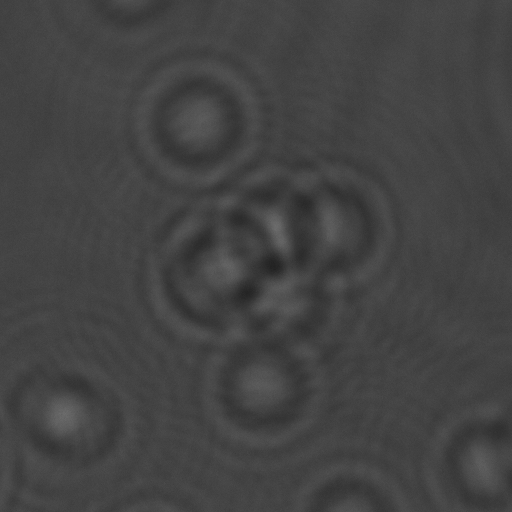
//> input picture Reconstruction algorithm/2019_06_07_billes1mu_63_JOSAA/Basler_daA1920-30um_(22030948)_20190607_122251706_0012_crop.tiff, 512 x 512 px
$ ./FISTA_algorithm   (built with g++ and OpenCV 4)
//> lines starting //> are read from the running program, lines starting //| are printed output that depends on the picture
//> further down, hologram is the input picture: 512 rows x 512 cols, CV_16UC1; min 8736, max 27968, mean 17354.3
### Reconstruction algorithm/algorithms.cpp

///
/// \file algorithms.cpp
///
/// \author Yoann MASSET - Fabien MOMEY
/// \version Final version
/// \date June 20th 2020
///
/// \brief File grouping the definitions of reconstruction algorithm functions
///

#include "tools.h"
#include "algorithms.h"

#include <iostream>
#include <opencv2/opencv.hpp>
#include <opencv2/highgui.hpp>

using namespace std;
using namespace cv;

#pragma region Simple Backpropagation

// [14 lines left out: function simple_backpropagation, not called in this run]

#pragma endregion


#pragma region Fienup Algorithm

// [69 lines left out: function fienup_algorithm, not called in this run]

#pragma endregion

#pragma region Regularised Inversion Algorithms

// [71 lines left out: function RI_algorithme_ISTA, not called in this run]

void RI_algorithme_FISTA(const Mat& optimal_hologram, Mat& reconstituted_image, Settings& setting, int object, double extremum[], int repetitions)
{
    int final_size[] = { optimal_hologram.rows, optimal_hologram.cols };

    OBJ_TYPE type_object; //Select the good object type
    if (object == 0) type_object = DEPHASING;
    else type_object = ABSORBING;

    Mat Hz, H_z;
    get_fresnel_propagator(setting, Hz, H_z, true, INTENSITY, true, type_object); //We recover the 2 kernel according to the above parameters

    Mat mat_split[2], Gz, temp;
    split(Hz, mat_split);
    mat_split[0].copyTo(Gz);//To have a real kernel with just the real part because imaginary part is set to 0 in this method
    //With the FISTA method, the propagation and back propagation kernel are the same kernel

    Mat hologram_iteration_prev(optimal_hologram.size(), CV_64F, Scalar(0)), hologram_iteration;
    Mat u; //Intermediate matrix
    hologram_iteration_prev.copyTo(u);
    double s_prev = 1, s;

    double max_value;
    multiply(Gz, Gz, temp);
    minMaxIdx(temp, NULL, &max_value); //Take the max of Gz²

    long double c; //Intensity factor
    double t = 1 / (2 * max_value);
    double mu = 1;

    Mat FT, FT_product, inverse_FT;
    Mat m_tild; //Matrix with the direct model
    Mat r; //Matrix with the residues : the difference between the model and the data

    for (int i = 0; i < repetitions; i++)
    {
        cout << i << " ";

        //Calcul of the direct model with propagation
        dft(u, FT, DFT_COMPLEX_OUTPUT);
        my_multiply(Gz, FT, FT_product);
        idft(FT_product, inverse_FT, DFT_REAL_OUTPUT);

        inverse_FT = inverse_FT / (final_size[0] * final_size[1]);

        m_tild = 1 + inverse_FT;


        // Calcul of the optimal c
        multiply(m_tild, optimal_hologram, temp);
        c = sum(temp)[0];
        multiply(m_tild, m_tild, temp);
        c = c * 1.0 / sum(temp)[0];


        r = c * m_tild - optimal_hologram; //Calcul of the residues

        //Back propagation of the residues
        dft(r, FT, DFT_COMPLEX_OUTPUT);
        my_multiply(Gz, FT, FT_product);
        idft(FT_product, inverse_FT, DFT_REAL_OUTPUT);

        r = inverse_FT / (final_size[0] * final_size[1]);


        hologram_iteration = u - 2 * t * c * r; //Soft-thresholding

        //Apply the constraint
        hologram_iteration = max(hologram_iteration, extremum[0]); //min
        hologram_iteration = min(hologram_iteration, extremum[1]); //max

        //Calcul of the new value and matrix for the next iteration
        s = 0.5 * (1 + sqrt(1 + 4 * s_prev * s_prev));
        u = hologram_iteration + (s_prev - 1) / s * (hologram_iteration - hologram_iteration_prev);

        s_prev = s;
        hologram_iteration.copyTo(hologram_iteration_prev);
    }
    cout << endl;
    hologram_iteration.copyTo(reconstituted_image);
}

#pragma endregion

### Reconstruction algorithm/tools.cpp

///
/// \file tools.cpp
///
/// \author Yoann MASSET - Fabien MOMEY
/// \version Final version
/// \date June 20th 2020
///
/// \brief File grouping the definitions of tools useful for image reconstruction
///

#include "tools.h"

#include <iostream>
#include <opencv2/opencv.hpp>
#include <opencv2/highgui.hpp>

using namespace std;
using namespace cv;

#pragma region Matrix Operations

void my_multiply(const Mat& simple_mat, const Mat& complex_mat, Mat& res_mat)
{
    Mat mat_split[2];
    split(complex_mat, mat_split); //We separate the real from the imaginary
    //M * (A+iB) = MA + iMB
    multiply(simple_mat, mat_split[0], mat_split[0]);
    multiply(simple_mat, mat_split[1], mat_split[1]);
    merge(mat_split, 2, res_mat);
}

// [25 lines left out: function complex_multiply, not called in this run]

void complex_multiply(const complex<double>& complex_scalar, const Mat& complex_mat, Mat& res_mat)
{
    Mat complex[2], res[2];
    Mat temp1, temp2;

    double real = complex_scalar.real(), imag = complex_scalar.imag();

    //We separate the complex matrix into a double matrix (real and imaginary part)
    split(complex_mat, complex);

    //(A + iB) * (X + iY) = (AX - BY) + i(AY + BX)

    //For the calcul of the real part: Re = (AX - BY)
    multiply(real, complex[0], temp1);
    multiply(imag, complex[1], temp2);
    res[0] = temp1 - temp2;

    //For the calcul of the imaginary part : Im = (AY + BX)
    multiply(imag, complex[0], temp1);
    multiply(real, complex[1], temp2);
    res[1] = temp1 + temp2;

    merge(res, 2, res_mat);
}

void padding(const Mat& initial_mat, const int x, const int y, const int pad, Mat& resized_mat)
{
    int top_margin, bottom_margin, left_margin, right_margin;

    //We wish to have the same margin all around (to the nearest 1)

    top_margin = floor(1.0 * (x - initial_mat.rows) / 2);
    left_margin = floor(1.0 * (y - initial_mat.cols) / 2);

    if ((x - initial_mat.rows) % 2 == 1) bottom_margin = top_margin + 1;
    else bottom_margin = top_margin;

    if ((y - initial_mat.cols) % 2 == 1) right_margin = left_margin + 1;
    else right_margin = left_margin;

    //We place the initial image in the middle of the final image with the right dimensions and fill the "empty" space with pixels of the chosen value
    copyMakeBorder(initial_mat, resized_mat, top_margin, bottom_margin, left_margin, right_margin, BORDER_CONSTANT, Scalar::all(pad));
}

// [14 lines left out: function complex_display, not called in this run]

#pragma endregion

#pragma region Fourier Transform Tools

void optimal_FT(const Mat& initial_mat, const int pad, Mat& final_mat)
{
    //We get the optimal size for the Fourier transform
    int row_number = getOptimalDFTSize(initial_mat.rows);
    int col_number = getOptimalDFTSize(initial_mat.cols);

    //The padding function is used to resize the image
    padding(initial_mat, row_number, col_number, pad, final_mat);
}

void FT_shift(const Mat& initial_mat, Mat& final_mat)
{
    //The origin of the marker is placed in the center of the image
    int origin_x = initial_mat.cols / 2;
    int origin_y = initial_mat.rows / 2;

    initial_mat.copyTo(final_mat);

    //We create the 4 quadrants of the image to use them more easily
    Mat q0(final_mat, Rect(0, 0, origin_x, origin_y));   //Top left
    Mat q1(final_mat, Rect(origin_x, 0, origin_x, origin_y));  //Top right
    Mat q2(final_mat, Rect(0, origin_y, origin_x, origin_y));  //Bottom left
    Mat q3(final_mat, Rect(origin_x, origin_y, origin_x, origin_y)); //Bottom right

    //Since the origin has been moved, the quadrants must be repositioned in relation to the new origin
    //We have to make a "symmetry" in relation to the new origin
    Mat temp;
    //Swap the top left quadrant with the bottom right quadrant
    q0.copyTo(temp);
    q3.copyTo(q0);
    temp.copyTo(q3);
    //Swap the top right quadrant with the bottom left quadrant
    q1.copyTo(temp);
    q2.copyTo(q1);
    temp.copyTo(q2);
}

#pragma endregion

#pragma region Reconstruction Operators

void get_fresnel_propagator(const Settings& setting, Mat& Hz, Mat& H_z, bool flag_phaseref, HOLOGRAM_TYPE hologram_type, bool flag_linearize, OBJ_TYPE object_type)
{
    //Define the kernel type

    KERNEL_TYPE kernel_type = HZ;
    if (hologram_type == INTENSITY && flag_linearize)
    {
        flag_phaseref = false;
        kernel_type = GZ_DEPHASING;

        if (object_type == ABSORBING) kernel_type = GZ_ABSORBING;
    }

    complex<double> temp_calcul;
    double k0 = 2 * setting.n0 * CV_PI / setting.lambda; //Constant k0
    Vec2d* temp; //Pointer to the pixels of a matrix
    Hz = Mat(setting.width, setting.height, CV_64FC2);
    Mat mat_split[2];

    double z_shannon = MAX(setting.width, setting.height) * pow(setting.pixel_size, 2) / setting.lambda; //Shannon's criterion for using the most suitable method is defined as follows

    if (setting.z >= z_shannon)
    {
        //Analytical impulse response in the space domain + FFT
        cout << "Impulse response\n";

        double x, y;
        complex<double> n0_on_i_lambda_z = setting.n0 / 1i / setting.lambda / setting.z;

        for (int i = 0; i < setting.width; i++)
        {
            x = (i - (floor(0.5 * ((double)setting.width - 1)) + 1)) * setting.pixel_size;
            for (int j = 0; j < setting.height; j++)
            {
                y = (j - (floor(0.5 * ((double)setting.height - 1)) + 1)) * setting.pixel_size;

                temp_calcul = exp(setting.n0 * 1i * CV_PI / setting.lambda / setting.z * (pow(x, 2) + pow(y, 2)));

                temp = &Hz.at<Vec2d>(i, j);
                (*temp)[0] = temp_calcul.real();
                (*temp)[1] = temp_calcul.imag();
            }
        }
        complex_multiply(n0_on_i_lambda_z, Hz, Hz);

        if (flag_phaseref)
        {
            temp_calcul = exp(1i * k0 * setting.z);
            complex_multiply(temp_calcul, Hz, Hz);
        }

        if (kernel_type != HZ)
        {
            split(Hz, mat_split);
            if (kernel_type == GZ_DEPHASING)
            {
                mat_split[0] = -2 * mat_split[1];
                mat_split[1] = 0;
            }
            if (kernel_type == GZ_ABSORBING)
            {
                mat_split[0] = 2 * mat_split[0];
                mat_split[1] = 0;
            }
            merge(mat_split, 2, Hz);
        }

        FT_shift(Hz, Hz);
        dft(Hz, Hz, DFT_COMPLEX_OUTPUT);
        multiply(pow(setting.pixel_size, 2), Hz, Hz);

        //We do the conjugate of Hz to find H_z
        split(Hz, mat_split);
        mat_split[1] = -mat_split[1];
        merge(mat_split, 2, H_z);
    }
    else
    {
        //Fourier-domain analytical transfer function
        cout << "Transfer function\n";

        double u, v;
        complex<double> i_pi_lambda_z = -1i * CV_PI * setting.lambda * setting.z / setting.n0;

        for (int i = 0; i < setting.width; i++)
        {
            u = (i - (floor(0.5 * ((double)setting.width - 1)) + 1)) / setting.width / setting.pixel_size;
            for (int j = 0; j < setting.height; j++)
            {
                v = (j - (floor(0.5 * ((double)setting.height - 1)) + 1)) / setting.height / setting.pixel_size;

                temp_calcul = exp(i_pi_lambda_z * (pow(u, 2) + pow(v, 2)));

                temp = &Hz.at<Vec2d>(i, j);
                (*temp)[0] = temp_calcul.real();
                (*temp)[1] = temp_calcul.imag();
            }
        }
        FT_shift(Hz, Hz);

        if (flag_phaseref)
        {
            temp_calcul = exp(1i * k0 * setting.z);
            complex_multiply(temp_calcul, Hz, Hz);
        }

        if (kernel_type != HZ)
        {
            idft(Hz, Hz, DFT_COMPLEX_OUTPUT);
            split(Hz, mat_split);
            if (kernel_type == GZ_DEPHASING)
            {
                mat_split[0] = -2 * mat_split[1];
                mat_split[1] = 0;
            }
            if (kernel_type == GZ_ABSORBING)
            {
                mat_split[0] = 2 * mat_split[0];
                mat_split[1] = 0;
            }
            merge(mat_split, 2, Hz);
            dft(Hz, Hz, DFT_COMPLEX_OUTPUT);
        }

        //We do the conjugate of Hz to find H_z
        split(Hz, mat_split);
        mat_split[1] = -mat_split[1];
        merge(mat_split, 2, H_z);
    }
}

void image_calibration(const Mat& initial_hologram, Mat& optimal_hologram, int do_padding, int do_sqrt)
{
//> called with do_padding = 1, do_sqrt = 0
    initial_hologram.convertTo(optimal_hologram, CV_64F);
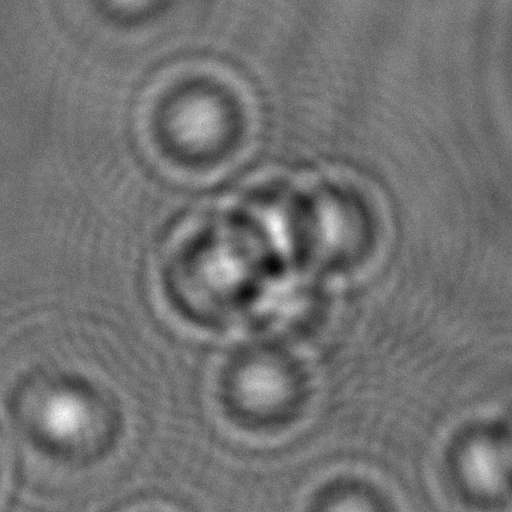
//> optimal_hologram: 512 rows x 512 cols, CV_64FC1; min 8736, max 27968, mean 17354.3; drawn with min black and max white
    if (do_sqrt == 1) sqrt(optimal_hologram, optimal_hologram); //We do the square root of the hologram, because the recovered data are the square of the module

    int initial_size[] = { initial_hologram.rows, initial_hologram.cols };
//> initial_size = [512, 512]

    Scalar mean_value = mean(optimal_hologram); //We calculate the average of the image
//> mean_value = Scalar(17354.3)
    optimal_hologram = optimal_hologram / mean_value; //We normalize the image by dividing it by its average
    int pad = 1; //We put a border of 1 because we normalized by dividing by the mean

    if (do_padding == 1) padding(optimal_hologram, initial_size[0] * 2, initial_size[1] * 2, pad, optimal_hologram); //Double the size of the image to avoid aliasing
//> in padding, `copyMakeBorder(initial_mat, resized_mat, top_margin, bottom_margin, le..`:
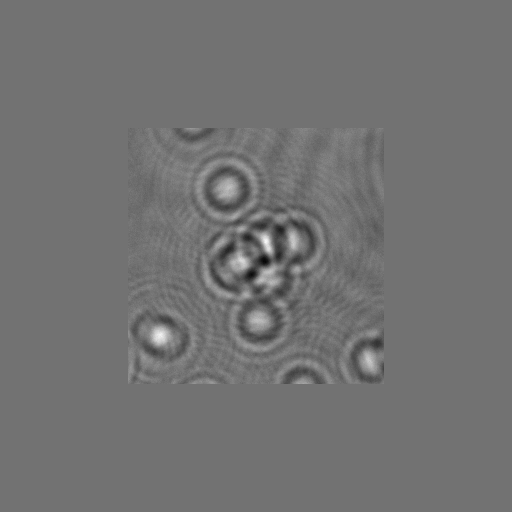
//> initial_mat: 1024 rows x 1024 cols, CV_64FC1 (shown at 1/2 size); min 0.503, max 1.61, mean 1; drawn with min black and max white
    optimal_FT(optimal_hologram, pad, optimal_hologram);
}

#pragma endregion

### Reconstruction algorithm/FISTA_algorithm.cpp

///
/// \file FISTA_algorithm.cpp
///
/// \author Yoann MASSET - Fabien MOMEY
/// \version Final version
/// \date June 20th 2020
///
/// \brief Main file for reconstruction with the regularized inversion method
///
/// The different arguments to put in input to execute this program :
///
/// argv[0]: The name of the executable \n
/// argv[1] : The path to the source image \n
/// argv[2] : The path to the destination folder \n
/// argv[3] : The beginning of the interval of z \n
/// argv[4] : The end of the interval of z \n
/// argv[5] : The step between each value of z \n
/// argv[6] : The wavelength used \n
/// argv[7] : The pixel size \n
/// argv[8] : If you want to do padding on the image or not: 1 = padding, 0 = not \n
/// argv[9] : The "type" of the object : 0 = phase object or 1 = absorbing object \n
/// argv[10] : The minimum value of the constraint \n
/// argv[11] : The maximum value of the constraint \n
///

#define _SILENCE_EXPERIMENTAL_FILESYSTEM_DEPRECATION_WARNING

#include "tools.h"
#include "algorithms.h"

#include <iostream>
#include <fstream>
#include <opencv2/highgui.hpp>
#include <experimental/filesystem>

using namespace std;
using namespace cv;
namespace fs = std::experimental::filesystem;

int main(int argc, char* argv[])
{

    //Hologram reconstruction with the "FISTA" method -------------------------------------------------------------------------------------------------------------------------------------------

    double e1 = getTickCount();

    bool test = false;
    fstream output, params;

    string source_file, dest_files;
    double start_z, end_z, step_z, lambda, pixel;
    int do_padding, object;

    double extremums[2] = EXTREMUMS;

    //If all parameters are filled in
    if (argc >= 10)
    {
        source_file = argv[1];
        dest_files = argv[2];
        start_z = atof(argv[3]);
        end_z = atof(argv[4]);
        step_z = atof(argv[5]);
        lambda = atof(argv[6]);
        pixel = atof(argv[7]);
        do_padding = atoi(argv[8]);
        object = atoi(argv[9]);


        if (object == 1) //If we have an absorbing object, the minimum is -1 and max is between -1 and 0
        {
            extremums[0] = -1;
            if (atof(argv[11]) > 0 || atof(argv[11]) <= -1) extremums[1] = 0;
            else extremums[1] = atof(argv[11]);
        }
        else //If we have a phase object
        {
            if (atof(argv[10]) > atof(argv[11])) //If the minimum is strictly higher than the maximum, the 2 limits are inverted
            {
                extremums[0] = atof(argv[11]);
                extremums[1] = atof(argv[10]);
            }
            else if (atof(argv[10]) != 0 && atof(argv[11]) != 0) //If the minimum and maximum are equal to 0, the limits are left at infinity
            {
                extremums[0] = atof(argv[10]);
                extremums[1] = atof(argv[11]);
            }
        }


        string logpath = "output/log/FISTA_" + dest_files + ".txt"; //The path to the log file
        output.open(logpath, ios::out); //Open the log file to write the state of the program
        output << "---------- Start - FISTA reconstitution ---------- " << endl;

    }
    //Else : load default parameters
    else
    {
        source_file = "2019_06_07_billes1mu_63_JOSAA/Basler_daA1920-30um_(22030948)_20190607_122251706_0012_crop.tiff";
                                    //2019_06_07_billes1mu_63_JOSAA/Basler_daA1920-30um_(22030948)_20190607_122251706_0012_crop.tiff
                                    //uploads/Reticle_LaHC.png
        dest_files = "test";
        start_z = 5e-6;
        end_z = 10e-6;
        step_z = 0.5e-6;
        lambda = 532e-9;
        pixel = 3.88e-8;
        do_padding = 1;
        object = 0;


        test = true;
        output.basic_ios<char>::rdbuf(cout.rdbuf());
    }


    string pathname = "output/propagation/" + dest_files + "/"; //The path to the destination files

    output << "Filename: " << source_file << endl;
    output << "Destination folder: " << pathname << endl;
    output << "Starting depth: " << start_z << endl;
    output << "Ending depth: " << end_z << endl;
    output << "Step: " << step_z << endl;
    output << "Lambda: " << lambda << endl;
    output << "Pixel size: " << pixel << endl;
    output << "Zero padding: " << do_padding << endl;
    output << "Object type: " << object << endl;
    output << "Min value constraint: " << extremums[0] << endl;
    output << "Max value constraint: " << extremums[1] << endl;
    output << "------------------------------------" << endl;


    //The initial hologram
    Mat hologram = imread(source_file, IMREAD_UNCHANGED);
    if (hologram.empty())
    {
        output << "Can not open or read the image" << endl;
        return -1;
    }


    fs::create_directories(fs::path(pathname));
    output << "Creating output directory: " << pathname << endl;


    Settings param;
    param.lambda = lambda;
    param.pixel_size = pixel;


    param.mag = 56.7;
    param.n0 = 1.52;


    int repetitions = 10;
    Mat reconstituted_image;
    string dest_name;

    int do_sqrt = 0;

    Mat optimal_hologram;
    image_calibration(hologram, optimal_hologram, do_padding, do_sqrt);

    int initial_size[] = { hologram.rows, hologram.cols };
//> initial_size = [512, 512]
    int final_size[] = { optimal_hologram.rows, optimal_hologram.cols };
//> final_size = [1024, 1024]

    //We change the size parameters
    param.width = final_size[0];
    param.height = final_size[1];

    int i = 0;

    //We reconstitute the hologram for each z value between start_z and end_z with a step_z between each value

    for (double z = start_z; z <= end_z; z += step_z)
    {
        param.z = z;
        RI_algorithme_FISTA(optimal_hologram, reconstituted_image, param, object, extremums, repetitions); //Hologram reconstitution

        int row_margin = floor(1.0 * (final_size[0] - initial_size[0]) / 2), col_margin = floor(1.0 * (final_size[1] - initial_size[1]) / 2);
        Mat(reconstituted_image, Rect(col_margin, row_margin, initial_size[1], initial_size[0])).copyTo(reconstituted_image);

        normalize(reconstituted_image, reconstituted_image, 0, 65535, NORM_MINMAX); //Normalizing the image so that it can be registered under an extension on 16 bits
        reconstituted_image.convertTo(reconstituted_image, CV_16U);

        dest_name = pathname + "Res" + to_string(i) + ".png";
        imwrite(dest_name, reconstituted_image); //Save the final_image
        i++;
        output << dest_name << " saved" << endl;
    }
//> this loop made 10 passes
//> (imag in complex_multiply, max_value in RI_algorithme_FISTA, t in RI_algorithme_FISTA) on passes 1 to 10: (-5.71e+11, 6.76, 0.074), (-5.19e+11, 7.05, 0.0709), (-4.76e+11, 7.08, 0.0706), (-4.4e+11, 7.27, 0.0688), (-4.08e+11, 7.24, 0.069), (-3.81e+11, 6.75, 0.0741), (-3.57e+11, 7.34, 0.0682), (-3.36e+11, 6.94, 0.072), (-3.17e+11, 6.27, 0.0798), (-3.01e+11, 6.71, 0.0745)
//> pass 1, in complex_multiply, `multiply(imag, complex[1], temp2);`:
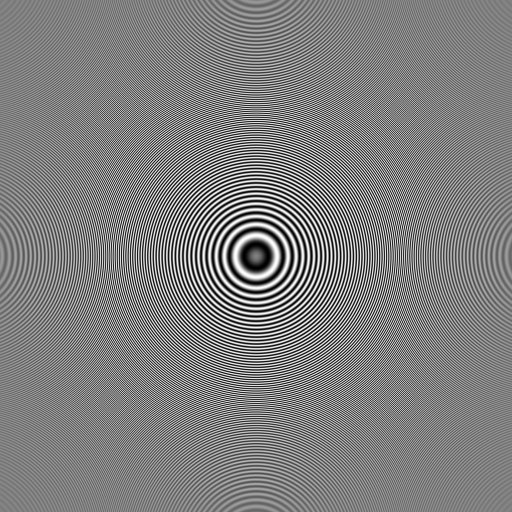
//> temp2: 1024 rows x 1024 cols, CV_64FC1 (shown at 1/2 size); min -5.71e+11, max 5.71e+11, mean -628369241.2; drawn with min black and max white
//> pass 1, in complex_multiply, `multiply(imag, complex[0], temp1);`:
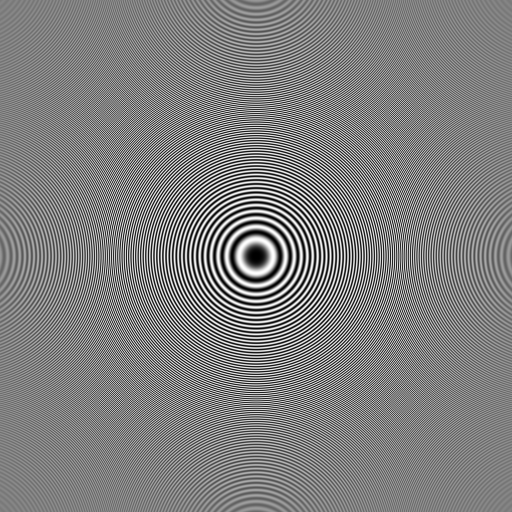
//> temp1: 1024 rows x 1024 cols, CV_64FC1 (shown at 1/2 size); min -5.71e+11, max 5.71e+11, mean 4807075.3; drawn with min black and max white
//> after the loop:
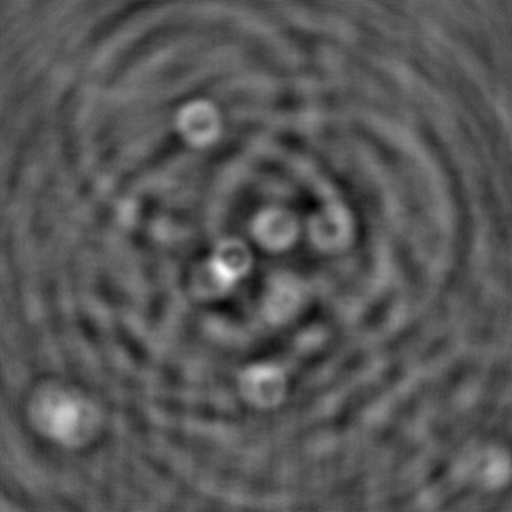
//> reconstituted_image: 512 rows x 512 cols, CV_16UC1; min 0, max 65535, mean 22600.4; drawn with min black and max white
//> after the loop, i = 10

    params.open(pathname + "param.html", ios::out); //To write the parameters used
    //Usefull for data base

    params << "<p>File name: <span id = 'filename'>" << source_file << "</span><br>" << endl;
    params << "<span id='destname' style='display:none;'>" << dest_files << "</span>" << endl;
    params << "Starting depth: <span id='startz'>" << start_z << "</span> m <br>" << endl;
    params << "Ending depth: <span id='endz'>" << end_z << "</span> m <br>" << endl;
    params << "Step: <span id='stepz'> " << step_z << "</span> m <br>" << endl;
    params << "Lambda: " << lambda << " m <br>" << endl;
    params << "Pixel size: " << pixel << " m <br>" << endl;
    params << "Padding: <span id='padding'>" << do_padding << "</span><br>" << endl;
    params << "Object type: <span id='type'>" << object << "</span><br>" << endl;
    params << "Min value constraint: <span id='min'>" << extremums[0] << "</span><br>" << endl;
    params << "Max value constraint: <span id='max'>" << extremums[1] << "</span><br></p>" << endl;

    params.close();

    output << "Completed" << endl;

    double e2 = getTickCount();
    double seconds = (e2 - e1) / getTickFrequency();
    cout << "\nThe program ran in " << seconds << " seconds !\n";

    output << "Elapsed time : " << seconds << " seconds" << endl;

    if (!test)
        output.close();
    else
        system("pause");

    return 0;
}
